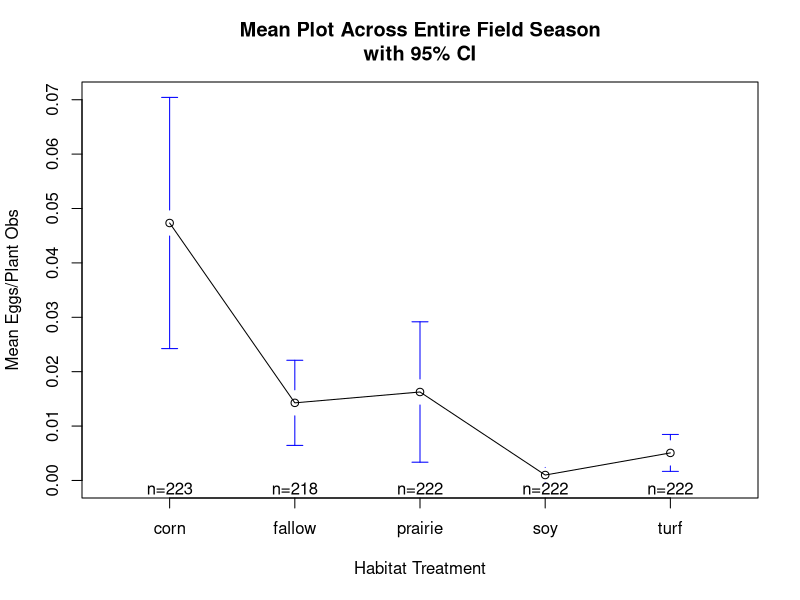

This chart was generated by the following R code: (Note: this script raises an error after producing the figure.)

oviposition<-read.csv(file="oviposition.csv", header=TRUE) #read in oviposition file

oviposition<-na.omit(oviposition) #get rid of na's. There were several incidents when we were unable to count eggs (broken plants, plants were covered by exclosures, etc)

#install and use the ddply function to average across subsamples (individual plants within plant patches)
library(plyr)
oviposition.avg <-ddply(oviposition, .(treatment, date, time, block, deployment), summarize, monarch_eggs.mean=mean(monarch_eggs))

#make block, date, time, deployment into a factor
oviposition.avg$block <- as.factor(oviposition.avg$block)
oviposition.avg$date <- as.factor(oviposition.avg$date)
oviposition.avg$time <- as.factor(oviposition.avg$time)
oviposition.avg$deployment <- as.factor(oviposition.avg$deployment)

#do the anova using glm function
result <- glm(monarch_eggs.mean ~ block + treatment, data=oviposition.avg)
aov(result)
summary(aov(result))
TukeyHSD(aov(result))

#make the mean plot
library(gplots)
plotmeans(monarch_eggs.mean~treatment,xlab="Habitat Treatment",
          ylab="Mean Eggs/Plant Obs", main="Mean Plot Across Entire Field Season\nwith 95% CI", data=oviposition.avg)

#make date and time variables factors
as.factor(oviposition.avg$date)
as.factor(oviposition.avg$time)

#rerun anova with date and time as covariates
result_covariates <- glm(monarch_eggs.mean ~ block + treatment + date + time, data=oviposition.avg)
aov(result_covariates)
summary(aov(result_covariates))
TukeyHSD(aov(result_covariates))
#rerun this with poisson distribution
result_covariates.poisson <- glm(monarch_eggs.mean ~ block + treatment + date + time, data=oviposition.avg, family = poisson())
aov(result_covariates.poisson)
summary(aov(result_covariates.poisson))
TukeyHSD(aov(result_covariates.poisson))

#need to use ddply to compute summary stats for plotting

oviposition.summary<-ddply(oviposition.avg, .(treatment, deployment), summarize,
                           N=length(monarch_eggs.mean),
                           mean=mean(monarch_eggs.mean),
                           sd   = sd(monarch_eggs.mean),
                           se   = sd / sqrt(N) )

head(oviposition.summary)

#make a bar plot with ggplot
# Error bars represent standard error of the mean
#cols is my personalized colour palette.
cols <- c("gold2", "firebrick1", "yellowgreen", "mediumpurple", "dodgerblue2" )
ggplot(oviposition.summary, aes(x=treatment, y=mean, fill=treatment)) + 
  geom_bar(position=position_dodge(), stat="identity", size=.3, fill=cols) +
  geom_errorbar(aes(ymin=mean-se, ymax=mean+se), width=.2, position=position_dodge(.9)) +
  scale_color_manual(values=cols)+
  ylab("monarch eggs / plant obervation" )+
  ggtitle("Monarch Butterfly oviposition by Habitat with SE Bars") +
  theme(panel.background = element_blank())









#Doug asked me to redo the ANOVA with only the third egg check
oviposition.deployment3<-subset(oviposition, deployment==3)

#install and use the ddply function to average across subsamples (individual plants within plant patches)
oviposition.deployment3.avg <-ddply(oviposition.deployment3, .(treatment, date, time, block), summarize, monarch_eggs.mean=mean(monarch_eggs))

#make block, date, and time into a factor
oviposition.deployment3.avg$block <- as.factor(oviposition.deployment3.avg$block)
oviposition.deployment3.avg$date <- as.factor(oviposition.deployment3.avg$date)
oviposition.deployment3.avg$time <- as.factor(oviposition.deployment3.avg$time)

#do the anova using glm function
result.deployment3 <- glm(monarch_eggs.mean ~ block + treatment, data=oviposition.deployment3.avg)
aov(result.deployment3)
summary(aov(result.deployment3))
TukeyHSD(aov(result.deployment3))

#make the mean plot
library(gplots)
plotmeans(monarch_eggs.mean~treatment,xlab="Habitat Treatment",
          ylab="Mean Eggs/Plant Obs", main="Mean Plot Across Entire Field Season\nwith 95% CI", data=oviposition.deployment3.avg)

#make date and time variables factors
as.factor(oviposition.deployment3.avg$date)
as.factor(oviposition.deployment3.avg$time)

#rerun anova with date and time as covariates
result_covariates.deployment3 <- glm(monarch_eggs.mean ~ block + treatment + date + time, data=oviposition.deployment3.avg)
aov(result_covariates.deployment3)
summary(aov(result_covariates.deployment3))
TukeyHSD(aov(result_covariates.deployment3))
#rerun this with poisson distribution
result_covariates.deployment3.poisson <- glm(monarch_eggs.mean ~ block + treatment + date + time, data=oviposition.deployment3.avg, family = poisson())
aov(result_covariates.deployment3.poisson)
summary(aov(result_covariates.deployment3.poisson))
TukeyHSD(aov(result_covariates.deployment3.poisson))

#need to use ddply to compute summary stats for plotting

oviposition.deployment3.summary<-ddply(oviposition.deployment3.avg, .(treatment), summarize,
                                       N=length(monarch_eggs.mean),
                                       mean=mean(monarch_eggs.mean),
                                       sd   = sd(monarch_eggs.mean),
                                       se   = sd / sqrt(N) )

head(oviposition.deployment3.summary)

#make a bar plot with ggplot
# Error bars represent standard error of the mean
#cols is my personalized colour palette.
cols <- c("gold2", "firebrick1", "yellowgreen", "mediumpurple", "dodgerblue2" )
ggplot(oviposition.deployment3.summary, aes(x=treatment, y=mean, fill=treatment)) + 
  geom_bar(position=position_dodge(), stat="identity", size=.3, fill=cols) +
  geom_errorbar(aes(ymin=mean-se, ymax=mean+se), width=.2, position=position_dodge(.9)) +
  scale_color_manual(values=cols)+
  ylab("monarch eggs / plant obervation" )+
  ggtitle("Monarch Butterfly oviposition.deployment3 by Habitat with SE Bars") +
  theme(panel.background = element_blank())





#making individual bar plots for deployments 1 & 2
#trying to facet it...
cols <- c("gold2", "firebrick1", "yellowgreen", "mediumpurple", "dodgerblue2" )
ggplot(oviposition.summary, aes(x=treatment, y=mean, fill=treatment)) + 
  geom_bar(position=position_dodge(), stat="identity", size=.3, fill=cols) +
  geom_errorbar(aes(ymin=mean-se, ymax=mean+se), width=.2, position=position_dodge(.9)) +
  scale_color_manual(values=cols)+
  ylab("monarch eggs / plant obervation" )+
  ggtitle("Monarch Butterfly oviposition by Habitat with SE Bars") +
  theme(panel.background = element_blank())+
  facet_wrap(~deployment)


#doing it the long way...
oviposition.deployment1<-subset(oviposition, deployment==1)
oviposition.deployment2<-subset(oviposition, deployment==2)

#install and use the ddply function to average across subsamples (individual plants within plant patches)
oviposition.deployment1.avg <-ddply(oviposition.deployment1, .(treatment, date, time, block), summarize, monarch_eggs.mean=mean(monarch_eggs))
oviposition.deployment2.avg <-ddply(oviposition.deployment2, .(treatment, date, time, block), summarize, monarch_eggs.mean=mean(monarch_eggs))

#make block, date, and time into a factor
oviposition.deployment1.avg$block <- as.factor(oviposition.deployment1.avg$block)
oviposition.deployment1.avg$date <- as.factor(oviposition.deployment1.avg$date)
oviposition.deployment1.avg$time <- as.factor(oviposition.deployment1.avg$time)

oviposition.deployment2.avg$block <- as.factor(oviposition.deployment2.avg$block)
oviposition.deployment2.avg$date <- as.factor(oviposition.deployment2.avg$date)
oviposition.deployment2.avg$time <- as.factor(oviposition.deployment2.avg$time)

#need to use ddply to compute summary stats for plotting

oviposition.deployment1.summary<-ddply(oviposition.deployment1.avg, .(treatment), summarize,
                                       N=length(monarch_eggs.mean),
                                       mean=mean(monarch_eggs.mean),
                                       sd   = sd(monarch_eggs.mean),
                                       se   = sd / sqrt(N) )

oviposition.deployment2.summary<-ddply(oviposition.deployment2.avg, .(treatment), summarize,
                                       N=length(monarch_eggs.mean),
                                       mean=mean(monarch_eggs.mean),
                                       sd   = sd(monarch_eggs.mean),
                                       se   = sd / sqrt(N) )

#make a bar plot with ggplot
#cols is my personalized colour palette.
cols <- c("gold2", "firebrick1", "yellowgreen", "mediumpurple", "dodgerblue2" )
ggplot(oviposition.deployment1.summary, aes(x=treatment, y=mean, fill=treatment)) + 
  geom_bar(position=position_dodge(), stat="identity", size=.3, fill=cols) +
  scale_color_manual(values=cols)+
  ylab("monarch eggs / plant obervation" )+
  ggtitle("Monarch Butterfly oviposition.deployment1 by Habitat with SE Bars") +
  theme(panel.background = element_blank())

ggplot(oviposition.deployment2.summary, aes(x=treatment, y=mean, fill=treatment)) + 
  geom_bar(position=position_dodge(), stat="identity", size=.3, fill=cols) +
  geom_errorbar(aes(ymin=mean-se, ymax=mean+se), width=.2, position=position_dodge(.9)) +
  scale_color_manual(values=cols)+
  ylab("monarch eggs / plant obervation" )+
  ggtitle("Monarch Butterfly oviposition.deployment2 by Habitat with SE Bars") +
  theme(panel.background = element_blank())


#faceted bar chart!
ggplot(oviposition.summary, aes(x=treatment, y=mean, fill=treatment)) + 
  geom_bar(position=position_dodge(), stat="identity", size=.3, fill=cols) +
  geom_errorbar(aes(ymin=mean-se, ymax=mean+se), width=.2, position=position_dodge(.9)) +
  scale_color_manual(values=cols)+
  ylab("monarch eggs / plant obervation" )+
  ggtitle("Monarch Butterfly oviposition by Habitat with SE Bars") +
  theme(panel.background = element_blank())+
  facet_wrap(~deployment)
